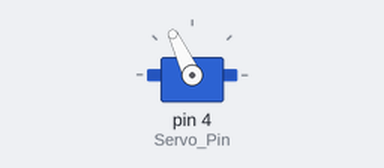
Bench run of a sketch on a simulated Arduino Uno, built with avr-gcc and run on an emulated ATmega328P. Parts: servo.

Above: at 0.05 s.
At 1.5 s:
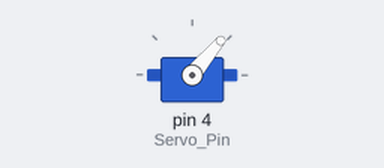
At 3.0 s:
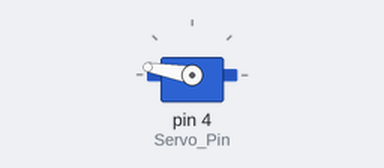
Timing chart, 0 to 6.9 s (numbered marks = the images above):
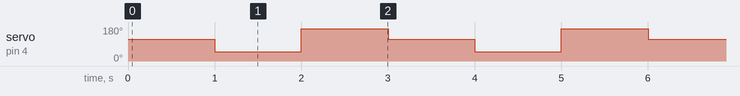

The sketch:

asset-v1_edraak+RM100+2019SP+type_asset+block_Servo_Test.ino
```cpp
///////////////////////////////////
//Includes
////////////////////////////////////
#include <Servo.h>

////////////////////////////////////
//Definitions
////////////////////////////////////

//Servo
Servo myservo;

#define Servo_Pin 4

#define Servo_CenterAngle 115
#define Servo_RightAngle  50
#define Servo_LeftAngle  170

////////////////////////////////////
//Setup Function
////////////////////////////////////
void setup()
{

  //Servo Init
  myservo.attach(Servo_Pin);
  myservo.write(Servo_CenterAngle);

}

////////////////////////////////////
//Loop Function
////////////////////////////////////
void loop() {

myservo.write(Servo_CenterAngle);
delay(1000);
myservo.write(Servo_RightAngle);
delay(1000);
myservo.write(Servo_LeftAngle);
delay(1000);

}
```

Measured:
- by itself, servo on pin 4 (Servo_Pin): repeats every 3.0 s: 170° 1.0 s, 115° 1.0 s, 50° 1.0 s
